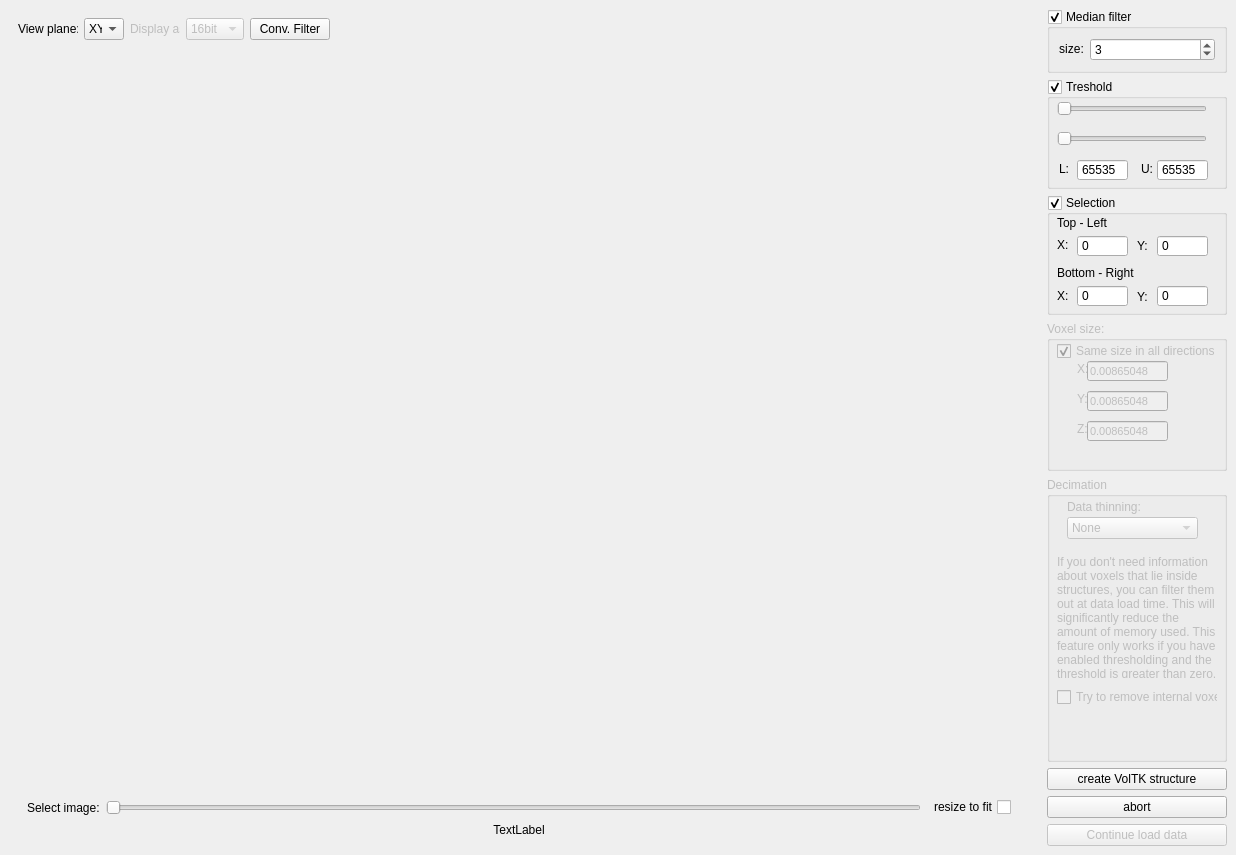
<?xml version="1.0" encoding="UTF-8"?>
<ui version="4.0">
 <class>VolTKimageDialog</class>
 <widget class="QDialog" name="VolTKimageDialog">
  <property name="geometry">
   <rect>
    <x>0</x>
    <y>0</y>
    <width>1236</width>
    <height>855</height>
   </rect>
  </property>
  <property name="windowTitle">
   <string>Load TK image set</string>
  </property>
  <property name="sizeGripEnabled">
   <bool>false</bool>
  </property>
  <property name="modal">
   <bool>false</bool>
  </property>
  <layout class="QHBoxLayout" name="horizontalLayout_3">
   <property name="spacing">
    <number>0</number>
   </property>
   <property name="leftMargin">
    <number>0</number>
   </property>
   <property name="topMargin">
    <number>0</number>
   </property>
   <property name="rightMargin">
    <number>0</number>
   </property>
   <property name="bottomMargin">
    <number>0</number>
   </property>
   <item>
    <widget class="QWidget" name="mainWidget" native="true">
     <layout class="QVBoxLayout" name="verticalLayout_3">
      <item>
       <widget class="QWidget" name="layerWidget" native="true">
        <property name="minimumSize">
         <size>
          <width>0</width>
          <height>40</height>
         </size>
        </property>
        <property name="maximumSize">
         <size>
          <width>16777215</width>
          <height>40</height>
         </size>
        </property>
        <layout class="QHBoxLayout" name="horizontalLayout">
         <item>
          <widget class="QLabel" name="label_17">
           <property name="maximumSize">
            <size>
             <width>60</width>
             <height>16777215</height>
            </size>
           </property>
           <property name="text">
            <string>View plane: </string>
           </property>
          </widget>
         </item>
         <item>
          <widget class="QComboBox" name="viewPlaneCombo">
           <property name="maximumSize">
            <size>
             <width>40</width>
             <height>16777215</height>
            </size>
           </property>
           <item>
            <property name="text">
             <string>XY</string>
            </property>
           </item>
           <item>
            <property name="text">
             <string>YZ</string>
            </property>
           </item>
           <item>
            <property name="text">
             <string>ZX</string>
            </property>
           </item>
          </widget>
         </item>
         <item>
          <widget class="QLabel" name="label_18">
           <property name="enabled">
            <bool>false</bool>
           </property>
           <property name="maximumSize">
            <size>
             <width>50</width>
             <height>16777215</height>
            </size>
           </property>
           <property name="text">
            <string>Display as: </string>
           </property>
          </widget>
         </item>
         <item>
          <widget class="QComboBox" name="displBitsCombo">
           <property name="enabled">
            <bool>false</bool>
           </property>
           <property name="maximumSize">
            <size>
             <width>60</width>
             <height>16777215</height>
            </size>
           </property>
           <item>
            <property name="text">
             <string>16bit</string>
            </property>
           </item>
           <item>
            <property name="text">
             <string>12bit</string>
            </property>
           </item>
           <item>
            <property name="text">
             <string>8bit</string>
            </property>
           </item>
          </widget>
         </item>
         <item>
          <widget class="QPushButton" name="convFilterButton">
           <property name="text">
            <string>Conv. Filter</string>
           </property>
          </widget>
         </item>
         <item>
          <spacer name="horizontalSpacer">
           <property name="orientation">
            <enum>Qt::Horizontal</enum>
           </property>
           <property name="sizeHint" stdset="0">
            <size>
             <width>40</width>
             <height>20</height>
            </size>
           </property>
          </spacer>
         </item>
        </layout>
       </widget>
      </item>
      <item>
       <widget class="QScrollArea" name="scrollArea">
        <property name="minimumSize">
         <size>
          <width>0</width>
          <height>0</height>
         </size>
        </property>
        <property name="maximumSize">
         <size>
          <width>16777215</width>
          <height>16777215</height>
         </size>
        </property>
        <property name="frameShape">
         <enum>QFrame::NoFrame</enum>
        </property>
        <property name="frameShadow">
         <enum>QFrame::Plain</enum>
        </property>
        <property name="lineWidth">
         <number>0</number>
        </property>
        <property name="widgetResizable">
         <bool>true</bool>
        </property>
        <widget class="QWidget" name="scrollAreaWidgetContents">
         <property name="geometry">
          <rect>
           <x>0</x>
           <y>0</y>
           <width>1020</width>
           <height>714</height>
          </rect>
         </property>
         <layout class="QVBoxLayout" name="verticalLayout">
          <property name="spacing">
           <number>0</number>
          </property>
          <property name="leftMargin">
           <number>0</number>
          </property>
          <property name="topMargin">
           <number>0</number>
          </property>
          <property name="rightMargin">
           <number>0</number>
          </property>
          <property name="bottomMargin">
           <number>0</number>
          </property>
          <item>
           <widget class="QLabel" name="imageLabel">
            <property name="sizePolicy">
             <sizepolicy hsizetype="Expanding" vsizetype="Expanding">
              <horstretch>0</horstretch>
              <verstretch>0</verstretch>
             </sizepolicy>
            </property>
            <property name="text">
             <string/>
            </property>
           </widget>
          </item>
         </layout>
        </widget>
       </widget>
      </item>
      <item>
       <widget class="QWidget" name="imageWidget" native="true">
        <layout class="QVBoxLayout" name="verticalLayout_4">
         <property name="spacing">
          <number>0</number>
         </property>
         <item>
          <widget class="QWidget" name="bottomWidget" native="true">
           <property name="minimumSize">
            <size>
             <width>0</width>
             <height>40</height>
            </size>
           </property>
           <property name="maximumSize">
            <size>
             <width>16777215</width>
             <height>40</height>
            </size>
           </property>
           <layout class="QHBoxLayout" name="horizontalLayout_2">
            <property name="bottomMargin">
             <number>0</number>
            </property>
            <item>
             <widget class="QLabel" name="label">
              <property name="text">
               <string>Select image:</string>
              </property>
             </widget>
            </item>
            <item>
             <widget class="QSlider" name="horizontalSlider">
              <property name="orientation">
               <enum>Qt::Horizontal</enum>
              </property>
             </widget>
            </item>
            <item>
             <widget class="QCheckBox" name="fitCheckBox">
              <property name="layoutDirection">
               <enum>Qt::RightToLeft</enum>
              </property>
              <property name="text">
               <string>resize to fit</string>
              </property>
             </widget>
            </item>
           </layout>
          </widget>
         </item>
         <item>
          <widget class="QLabel" name="fileInfoLabel">
           <property name="text">
            <string>TextLabel</string>
           </property>
           <property name="alignment">
            <set>Qt::AlignCenter</set>
           </property>
          </widget>
         </item>
        </layout>
       </widget>
      </item>
     </layout>
    </widget>
   </item>
   <item>
    <widget class="QWidget" name="rightWidget" native="true">
     <property name="sizePolicy">
      <sizepolicy hsizetype="Fixed" vsizetype="Expanding">
       <horstretch>0</horstretch>
       <verstretch>0</verstretch>
      </sizepolicy>
     </property>
     <layout class="QVBoxLayout" name="verticalLayout_2">
      <item>
       <widget class="QGroupBox" name="medianGroupBox">
        <property name="sizePolicy">
         <sizepolicy hsizetype="Preferred" vsizetype="Fixed">
          <horstretch>0</horstretch>
          <verstretch>0</verstretch>
         </sizepolicy>
        </property>
        <property name="title">
         <string>Median filter</string>
        </property>
        <property name="checkable">
         <bool>true</bool>
        </property>
        <layout class="QHBoxLayout" name="horizontalLayout_4">
         <item>
          <widget class="QLabel" name="label_2">
           <property name="sizePolicy">
            <sizepolicy hsizetype="Fixed" vsizetype="Fixed">
             <horstretch>0</horstretch>
             <verstretch>0</verstretch>
            </sizepolicy>
           </property>
           <property name="text">
            <string>size:</string>
           </property>
           <property name="alignment">
            <set>Qt::AlignCenter</set>
           </property>
          </widget>
         </item>
         <item>
          <widget class="QSpinBox" name="medianFilterSizeSpinBox">
           <property name="singleStep">
            <number>2</number>
           </property>
           <property name="value">
            <number>3</number>
           </property>
          </widget>
         </item>
        </layout>
       </widget>
      </item>
      <item>
       <widget class="QGroupBox" name="treshGroupBox">
        <property name="sizePolicy">
         <sizepolicy hsizetype="Fixed" vsizetype="Fixed">
          <horstretch>0</horstretch>
          <verstretch>0</verstretch>
         </sizepolicy>
        </property>
        <property name="minimumSize">
         <size>
          <width>180</width>
          <height>110</height>
         </size>
        </property>
        <property name="title">
         <string>Treshold</string>
        </property>
        <property name="checkable">
         <bool>true</bool>
        </property>
        <widget class="QSlider" name="upTreshSlider">
         <property name="geometry">
          <rect>
           <x>10</x>
           <y>20</y>
           <width>150</width>
           <height>20</height>
          </rect>
         </property>
         <property name="toolTip">
          <string>upper treshold</string>
         </property>
         <property name="orientation">
          <enum>Qt::Horizontal</enum>
         </property>
        </widget>
        <widget class="QSlider" name="treshSlider">
         <property name="geometry">
          <rect>
           <x>10</x>
           <y>50</y>
           <width>150</width>
           <height>20</height>
          </rect>
         </property>
         <property name="toolTip">
          <string>lower treshold</string>
         </property>
         <property name="maximum">
          <number>65535</number>
         </property>
         <property name="orientation">
          <enum>Qt::Horizontal</enum>
         </property>
        </widget>
        <widget class="QSpinBox" name="lowerTresh">
         <property name="geometry">
          <rect>
           <x>30</x>
           <y>80</y>
           <width>51</width>
           <height>22</height>
          </rect>
         </property>
         <property name="toolTip">
          <string>lower treshold</string>
         </property>
         <property name="layoutDirection">
          <enum>Qt::LeftToRight</enum>
         </property>
         <property name="buttonSymbols">
          <enum>QAbstractSpinBox::NoButtons</enum>
         </property>
         <property name="maximum">
          <number>65535</number>
         </property>
         <property name="value">
          <number>65535</number>
         </property>
        </widget>
        <widget class="QSpinBox" name="upperTresh">
         <property name="geometry">
          <rect>
           <x>110</x>
           <y>80</y>
           <width>51</width>
           <height>22</height>
          </rect>
         </property>
         <property name="toolTip">
          <string>upper treshold</string>
         </property>
         <property name="buttonSymbols">
          <enum>QAbstractSpinBox::NoButtons</enum>
         </property>
         <property name="maximum">
          <number>65535</number>
         </property>
         <property name="value">
          <number>65535</number>
         </property>
        </widget>
        <widget class="QLabel" name="label_15">
         <property name="geometry">
          <rect>
           <x>90</x>
           <y>82</y>
           <width>20</width>
           <height>16</height>
          </rect>
         </property>
         <property name="text">
          <string>U:</string>
         </property>
         <property name="alignment">
          <set>Qt::AlignCenter</set>
         </property>
        </widget>
        <widget class="QLabel" name="label_16">
         <property name="geometry">
          <rect>
           <x>7</x>
           <y>82</y>
           <width>20</width>
           <height>16</height>
          </rect>
         </property>
         <property name="text">
          <string>L:</string>
         </property>
         <property name="alignment">
          <set>Qt::AlignCenter</set>
         </property>
        </widget>
       </widget>
      </item>
      <item>
       <widget class="QGroupBox" name="selGroupBox">
        <property name="sizePolicy">
         <sizepolicy hsizetype="Fixed" vsizetype="Fixed">
          <horstretch>0</horstretch>
          <verstretch>0</verstretch>
         </sizepolicy>
        </property>
        <property name="minimumSize">
         <size>
          <width>180</width>
          <height>120</height>
         </size>
        </property>
        <property name="title">
         <string>Selection</string>
        </property>
        <property name="checkable">
         <bool>true</bool>
        </property>
        <widget class="QSpinBox" name="selLeft">
         <property name="geometry">
          <rect>
           <x>30</x>
           <y>40</y>
           <width>51</width>
           <height>22</height>
          </rect>
         </property>
         <property name="layoutDirection">
          <enum>Qt::LeftToRight</enum>
         </property>
         <property name="buttonSymbols">
          <enum>QAbstractSpinBox::NoButtons</enum>
         </property>
         <property name="maximum">
          <number>999999999</number>
         </property>
         <property name="value">
          <number>0</number>
         </property>
        </widget>
        <widget class="QSpinBox" name="selTop">
         <property name="geometry">
          <rect>
           <x>110</x>
           <y>40</y>
           <width>51</width>
           <height>22</height>
          </rect>
         </property>
         <property name="layoutDirection">
          <enum>Qt::LeftToRight</enum>
         </property>
         <property name="buttonSymbols">
          <enum>QAbstractSpinBox::NoButtons</enum>
         </property>
         <property name="maximum">
          <number>999999999</number>
         </property>
         <property name="value">
          <number>0</number>
         </property>
        </widget>
        <widget class="QSpinBox" name="selRight">
         <property name="geometry">
          <rect>
           <x>30</x>
           <y>90</y>
           <width>51</width>
           <height>22</height>
          </rect>
         </property>
         <property name="layoutDirection">
          <enum>Qt::LeftToRight</enum>
         </property>
         <property name="buttonSymbols">
          <enum>QAbstractSpinBox::NoButtons</enum>
         </property>
         <property name="maximum">
          <number>999999999</number>
         </property>
         <property name="value">
          <number>0</number>
         </property>
        </widget>
        <widget class="QSpinBox" name="selBottom">
         <property name="geometry">
          <rect>
           <x>110</x>
           <y>90</y>
           <width>51</width>
           <height>22</height>
          </rect>
         </property>
         <property name="layoutDirection">
          <enum>Qt::LeftToRight</enum>
         </property>
         <property name="buttonSymbols">
          <enum>QAbstractSpinBox::NoButtons</enum>
         </property>
         <property name="maximum">
          <number>999999999</number>
         </property>
         <property name="value">
          <number>0</number>
         </property>
        </widget>
        <widget class="QLabel" name="label_6">
         <property name="geometry">
          <rect>
           <x>10</x>
           <y>20</y>
           <width>51</width>
           <height>16</height>
          </rect>
         </property>
         <property name="text">
          <string>Top - Left</string>
         </property>
        </widget>
        <widget class="QLabel" name="label_8">
         <property name="geometry">
          <rect>
           <x>10</x>
           <y>70</y>
           <width>81</width>
           <height>16</height>
          </rect>
         </property>
         <property name="text">
          <string>Bottom - Right</string>
         </property>
        </widget>
        <widget class="QLabel" name="label_11">
         <property name="geometry">
          <rect>
           <x>10</x>
           <y>42</y>
           <width>16</width>
           <height>16</height>
          </rect>
         </property>
         <property name="text">
          <string>X:</string>
         </property>
        </widget>
        <widget class="QLabel" name="label_12">
         <property name="geometry">
          <rect>
           <x>10</x>
           <y>93</y>
           <width>16</width>
           <height>16</height>
          </rect>
         </property>
         <property name="text">
          <string>X:</string>
         </property>
        </widget>
        <widget class="QLabel" name="label_13">
         <property name="geometry">
          <rect>
           <x>90</x>
           <y>43</y>
           <width>16</width>
           <height>16</height>
          </rect>
         </property>
         <property name="text">
          <string>Y:</string>
         </property>
        </widget>
        <widget class="QLabel" name="label_14">
         <property name="geometry">
          <rect>
           <x>90</x>
           <y>94</y>
           <width>16</width>
           <height>16</height>
          </rect>
         </property>
         <property name="text">
          <string>Y:</string>
         </property>
        </widget>
       </widget>
      </item>
      <item>
       <widget class="QGroupBox" name="voxelGroupBox">
        <property name="enabled">
         <bool>false</bool>
        </property>
        <property name="sizePolicy">
         <sizepolicy hsizetype="Fixed" vsizetype="Fixed">
          <horstretch>0</horstretch>
          <verstretch>0</verstretch>
         </sizepolicy>
        </property>
        <property name="minimumSize">
         <size>
          <width>180</width>
          <height>150</height>
         </size>
        </property>
        <property name="title">
         <string>Voxel size:</string>
        </property>
        <widget class="QCheckBox" name="xyzCheckBox">
         <property name="geometry">
          <rect>
           <x>10</x>
           <y>20</y>
           <width>161</width>
           <height>20</height>
          </rect>
         </property>
         <property name="text">
          <string>Same size in all directions</string>
         </property>
         <property name="checked">
          <bool>true</bool>
         </property>
        </widget>
        <widget class="QLabel" name="label_3">
         <property name="geometry">
          <rect>
           <x>30</x>
           <y>40</y>
           <width>21</width>
           <height>16</height>
          </rect>
         </property>
         <property name="text">
          <string>X:</string>
         </property>
        </widget>
        <widget class="QLineEdit" name="VoxXedit">
         <property name="geometry">
          <rect>
           <x>40</x>
           <y>40</y>
           <width>81</width>
           <height>20</height>
          </rect>
         </property>
         <property name="font">
          <font>
           <pointsize>8</pointsize>
          </font>
         </property>
         <property name="text">
          <string>0.00865048</string>
         </property>
        </widget>
        <widget class="QLineEdit" name="VoxYedit">
         <property name="enabled">
          <bool>false</bool>
         </property>
         <property name="geometry">
          <rect>
           <x>40</x>
           <y>70</y>
           <width>81</width>
           <height>20</height>
          </rect>
         </property>
         <property name="font">
          <font>
           <pointsize>8</pointsize>
          </font>
         </property>
         <property name="text">
          <string>0.00865048</string>
         </property>
        </widget>
        <widget class="QLabel" name="label_4">
         <property name="geometry">
          <rect>
           <x>30</x>
           <y>70</y>
           <width>21</width>
           <height>16</height>
          </rect>
         </property>
         <property name="text">
          <string>Y:</string>
         </property>
        </widget>
        <widget class="QLineEdit" name="VoxZedit">
         <property name="enabled">
          <bool>false</bool>
         </property>
         <property name="geometry">
          <rect>
           <x>40</x>
           <y>100</y>
           <width>81</width>
           <height>20</height>
          </rect>
         </property>
         <property name="font">
          <font>
           <pointsize>8</pointsize>
          </font>
         </property>
         <property name="text">
          <string>0.00865048</string>
         </property>
        </widget>
        <widget class="QLabel" name="label_5">
         <property name="geometry">
          <rect>
           <x>30</x>
           <y>100</y>
           <width>21</width>
           <height>16</height>
          </rect>
         </property>
         <property name="text">
          <string>Z:</string>
         </property>
        </widget>
       </widget>
      </item>
      <item>
       <widget class="QGroupBox" name="decGroupBox">
        <property name="enabled">
         <bool>false</bool>
        </property>
        <property name="sizePolicy">
         <sizepolicy hsizetype="Fixed" vsizetype="Preferred">
          <horstretch>0</horstretch>
          <verstretch>0</verstretch>
         </sizepolicy>
        </property>
        <property name="minimumSize">
         <size>
          <width>180</width>
          <height>0</height>
         </size>
        </property>
        <property name="title">
         <string>Decimation</string>
        </property>
        <widget class="QLabel" name="label_7">
         <property name="enabled">
          <bool>false</bool>
         </property>
         <property name="geometry">
          <rect>
           <x>20</x>
           <y>20</y>
           <width>81</width>
           <height>20</height>
          </rect>
         </property>
         <property name="text">
          <string>Data thinning:</string>
         </property>
        </widget>
        <widget class="QComboBox" name="thinningCombo_2">
         <property name="enabled">
          <bool>false</bool>
         </property>
         <property name="geometry">
          <rect>
           <x>20</x>
           <y>40</y>
           <width>131</width>
           <height>22</height>
          </rect>
         </property>
         <item>
          <property name="text">
           <string>None</string>
          </property>
         </item>
         <item>
          <property name="text">
           <string>Every second</string>
          </property>
         </item>
         <item>
          <property name="text">
           <string>Every fourth</string>
          </property>
         </item>
         <item>
          <property name="text">
           <string>Every eighth</string>
          </property>
         </item>
        </widget>
        <widget class="QLabel" name="label_9">
         <property name="geometry">
          <rect>
           <x>10</x>
           <y>80</y>
           <width>161</width>
           <height>121</height>
          </rect>
         </property>
         <property name="text">
          <string>If you don't need information about voxels that lie inside structures, you can filter them out at data load time. This will significantly reduce the amount of memory used. This feature only works if you have enabled thresholding and the threshold is greater than zero.</string>
         </property>
         <property name="wordWrap">
          <bool>true</bool>
         </property>
        </widget>
        <widget class="QCheckBox" name="cleanCheckBox_2">
         <property name="enabled">
          <bool>false</bool>
         </property>
         <property name="geometry">
          <rect>
           <x>10</x>
           <y>210</y>
           <width>161</width>
           <height>20</height>
          </rect>
         </property>
         <property name="layoutDirection">
          <enum>Qt::LeftToRight</enum>
         </property>
         <property name="text">
          <string>Try to remove internal voxels</string>
         </property>
        </widget>
       </widget>
      </item>
      <item>
       <widget class="QPushButton" name="createVolTKbutton">
        <property name="text">
         <string>create VolTK structure</string>
        </property>
       </widget>
      </item>
      <item>
       <widget class="QPushButton" name="cancelButton">
        <property name="text">
         <string>abort</string>
        </property>
        <property name="autoDefault">
         <bool>false</bool>
        </property>
        <property name="flat">
         <bool>false</bool>
        </property>
       </widget>
      </item>
      <item>
       <widget class="QPushButton" name="okButton">
        <property name="enabled">
         <bool>false</bool>
        </property>
        <property name="text">
         <string>Continue load data</string>
        </property>
        <property name="default">
         <bool>true</bool>
        </property>
       </widget>
      </item>
     </layout>
    </widget>
   </item>
  </layout>
 </widget>
 <resources/>
 <connections>
  <connection>
   <sender>okButton</sender>
   <signal>clicked()</signal>
   <receiver>VolTKimageDialog</receiver>
   <slot>accept()</slot>
   <hints>
    <hint type="sourcelabel">
     <x>278</x>
     <y>253</y>
    </hint>
    <hint type="destinationlabel">
     <x>96</x>
     <y>254</y>
    </hint>
   </hints>
  </connection>
  <connection>
   <sender>cancelButton</sender>
   <signal>clicked()</signal>
   <receiver>VolTKimageDialog</receiver>
   <slot>reject()</slot>
   <hints>
    <hint type="sourcelabel">
     <x>369</x>
     <y>253</y>
    </hint>
    <hint type="destinationlabel">
     <x>179</x>
     <y>282</y>
    </hint>
   </hints>
  </connection>
  <connection>
   <sender>horizontalSlider</sender>
   <signal>valueChanged(int)</signal>
   <receiver>VolTKimageDialog</receiver>
   <slot>onSliderValueChanged(int)</slot>
   <hints>
    <hint type="sourcelabel">
     <x>422</x>
     <y>701</y>
    </hint>
    <hint type="destinationlabel">
     <x>503</x>
     <y>360</y>
    </hint>
   </hints>
  </connection>
  <connection>
   <sender>fitCheckBox</sender>
   <signal>stateChanged(int)</signal>
   <receiver>VolTKimageDialog</receiver>
   <slot>onFitCheckBox(int)</slot>
   <hints>
    <hint type="sourcelabel">
     <x>751</x>
     <y>701</y>
    </hint>
    <hint type="destinationlabel">
     <x>480</x>
     <y>360</y>
    </hint>
   </hints>
  </connection>
  <connection>
   <sender>treshSlider</sender>
   <signal>valueChanged(int)</signal>
   <receiver>VolTKimageDialog</receiver>
   <slot>onTreshValueChanged(int)</slot>
   <hints>
    <hint type="sourcelabel">
     <x>436</x>
     <y>701</y>
    </hint>
    <hint type="destinationlabel">
     <x>480</x>
     <y>360</y>
    </hint>
   </hints>
  </connection>
  <connection>
   <sender>upTreshSlider</sender>
   <signal>valueChanged(int)</signal>
   <receiver>VolTKimageDialog</receiver>
   <slot>onUpperTreshValueChanged(int)</slot>
   <hints>
    <hint type="sourcelabel">
     <x>764</x>
     <y>19</y>
    </hint>
    <hint type="destinationlabel">
     <x>481</x>
     <y>360</y>
    </hint>
   </hints>
  </connection>
  <connection>
   <sender>selLeft</sender>
   <signal>valueChanged(int)</signal>
   <receiver>VolTKimageDialog</receiver>
   <slot>onSelLeftEdited(int)</slot>
   <hints>
    <hint type="sourcelabel">
     <x>1102</x>
     <y>205</y>
    </hint>
    <hint type="destinationlabel">
     <x>617</x>
     <y>427</y>
    </hint>
   </hints>
  </connection>
  <connection>
   <sender>selRight</sender>
   <signal>valueChanged(int)</signal>
   <receiver>VolTKimageDialog</receiver>
   <slot>onSelRightEdited(int)</slot>
   <hints>
    <hint type="sourcelabel">
     <x>1102</x>
     <y>255</y>
    </hint>
    <hint type="destinationlabel">
     <x>617</x>
     <y>427</y>
    </hint>
   </hints>
  </connection>
  <connection>
   <sender>selTop</sender>
   <signal>valueChanged(int)</signal>
   <receiver>VolTKimageDialog</receiver>
   <slot>onSelTopEdited(int)</slot>
   <hints>
    <hint type="sourcelabel">
     <x>1182</x>
     <y>205</y>
    </hint>
    <hint type="destinationlabel">
     <x>617</x>
     <y>427</y>
    </hint>
   </hints>
  </connection>
  <connection>
   <sender>selBottom</sender>
   <signal>valueChanged(int)</signal>
   <receiver>VolTKimageDialog</receiver>
   <slot>onSelBottomEdited(int)</slot>
   <hints>
    <hint type="sourcelabel">
     <x>1182</x>
     <y>255</y>
    </hint>
    <hint type="destinationlabel">
     <x>617</x>
     <y>427</y>
    </hint>
   </hints>
  </connection>
  <connection>
   <sender>lowerTresh</sender>
   <signal>valueChanged(int)</signal>
   <receiver>VolTKimageDialog</receiver>
   <slot>onLowerTreshEdited(int)</slot>
   <hints>
    <hint type="sourcelabel">
     <x>1102</x>
     <y>99</y>
    </hint>
    <hint type="destinationlabel">
     <x>617</x>
     <y>427</y>
    </hint>
   </hints>
  </connection>
  <connection>
   <sender>upperTresh</sender>
   <signal>valueChanged(int)</signal>
   <receiver>VolTKimageDialog</receiver>
   <slot>onUpperTreshEdited(int)</slot>
   <hints>
    <hint type="sourcelabel">
     <x>1182</x>
     <y>99</y>
    </hint>
    <hint type="destinationlabel">
     <x>617</x>
     <y>427</y>
    </hint>
   </hints>
  </connection>
  <connection>
   <sender>viewPlaneCombo</sender>
   <signal>currentIndexChanged(QString)</signal>
   <receiver>VolTKimageDialog</receiver>
   <slot>onViewPlaneChanged(QString)</slot>
   <hints>
    <hint type="sourcelabel">
     <x>103</x>
     <y>28</y>
    </hint>
    <hint type="destinationlabel">
     <x>617</x>
     <y>427</y>
    </hint>
   </hints>
  </connection>
  <connection>
   <sender>displBitsCombo</sender>
   <signal>currentIndexChanged(QString)</signal>
   <receiver>VolTKimageDialog</receiver>
   <slot>onDispBitsChanged(QString)</slot>
   <hints>
    <hint type="sourcelabel">
     <x>215</x>
     <y>28</y>
    </hint>
    <hint type="destinationlabel">
     <x>617</x>
     <y>427</y>
    </hint>
   </hints>
  </connection>
  <connection>
   <sender>convFilterButton</sender>
   <signal>clicked()</signal>
   <receiver>VolTKimageDialog</receiver>
   <slot>onConvFilterBtn()</slot>
   <hints>
    <hint type="sourcelabel">
     <x>276</x>
     <y>28</y>
    </hint>
    <hint type="destinationlabel">
     <x>617</x>
     <y>427</y>
    </hint>
   </hints>
  </connection>
  <connection>
   <sender>createVolTKbutton</sender>
   <signal>clicked()</signal>
   <receiver>VolTKimageDialog</receiver>
   <slot>onCreateVolTKStructureBtn()</slot>
   <hints>
    <hint type="sourcelabel">
     <x>1136</x>
     <y>776</y>
    </hint>
    <hint type="destinationlabel">
     <x>617</x>
     <y>427</y>
    </hint>
   </hints>
  </connection>
 </connections>
 <slots>
  <slot>onSliderValueChanged(int)</slot>
  <slot>onFitCheckBox(int)</slot>
  <slot>onTreshValueChanged(int)</slot>
  <slot>onTreshCheckBox(int)</slot>
  <slot>onUpperTreshValueChanged(int)</slot>
  <slot>onSelLeftEdited(int)</slot>
  <slot>onSelRightEdited(int)</slot>
  <slot>onSelTopEdited(int)</slot>
  <slot>onSelBottomEdited(int)</slot>
  <slot>onLowerTreshEdited(int)</slot>
  <slot>onUpperTreshEdited(int)</slot>
  <slot>onViewPlaneChanged(QString)</slot>
  <slot>onDispBitsChanged(QString)</slot>
  <slot>onConvFilterBtn()</slot>
  <slot>onCreateVolTKStructureBtn()</slot>
 </slots>
</ui>
